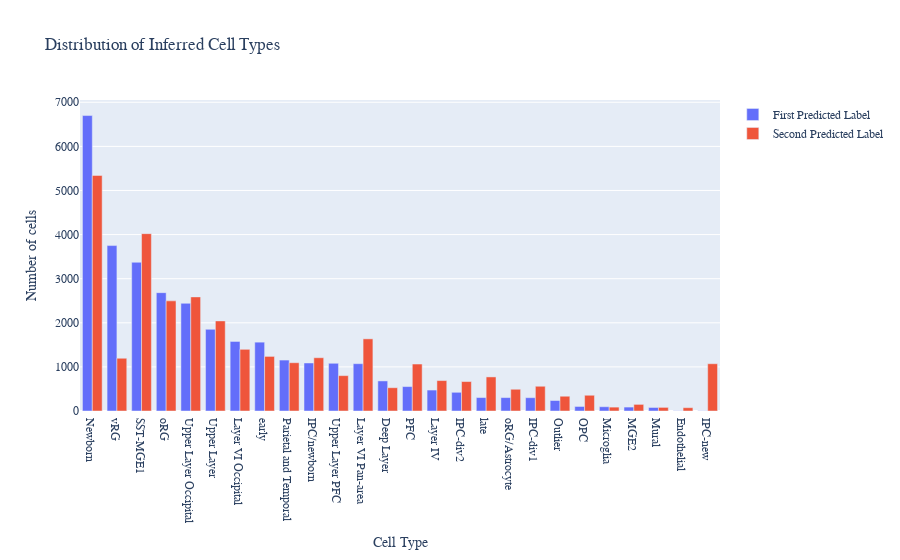

The notebook cell saved with this chart:
### Code cell
first = pd.Series(le.inverse_transform(topk.loc[:, 0])).value_counts()
second = pd.Series(le.inverse_transform(topk.loc[:, 1])).value_counts()

fig = go.Figure(
    data=[
        go.Bar(x=first.index, y=first.values, name='First Predicted Label'),
        go.Bar(x=second.index, y=second.values, name='Second Predicted Label')
    ]
)

fig.update_layout(
    title='Distribution of Inferred Cell Types',
    font_family='Serif',
    xaxis_title='Cell Type',
    yaxis_title='Number of cells',
#     showlegend=False,
    barmode='group'
)

fig.show()
fig.write_image('../../ms-thesis/images/bhaduri_inferred_labels.pdf', scale=3)

### Figure 1 — Plotly figure (JSON) as saved in the notebook; plotly's stock layout.template omitted (floating-point values rounded to 4 significant figures)
{"data": [{"name": "First Predicted Label", "type": "bar", "x": ["Newborn", "vRG", "SST-MGE1", "oRG", "Upper Layer Occipital", "Upper Layer", "Layer VI Occipital", "early", "Parietal and Temporal", "IPC/newborn", "Upper Layer PFC", "Layer VI Pan-area", "Deep Layer", "PFC", "Layer IV", "IPC-div2", "late", "oRG/Astrocyte", "IPC-div1", "Outlier", "OPC", "Microglia", "MGE2", "Mural", "Endothelial", "IPC-new"], "y": [6699, 3751, 3372, 2683, 2442, 1853, 1577, 1561, 1155, 1089, 1082, 1073, 682, 554, 475, 424, 305, 304, 302, 238, 103, 97, 89, 80, 5, 5]}, {"name": "Second Predicted Label", "type": "bar", "x": ["Newborn", "SST-MGE1", "Upper Layer Occipital", "oRG", "Upper Layer", "Layer VI Pan-area", "Layer VI Occipital", "early", "IPC/newborn", "vRG", "Parietal and Temporal", "IPC-new", "PFC", "Upper Layer PFC", "late", "Layer IV", "IPC-div2", "IPC-div1", "Deep Layer", "oRG/Astrocyte", "OPC", "Outlier", "MGE2", "Microglia", "Mural", "Endothelial"], "y": [5341, 4021, 2587, 2497, 2043, 1636, 1399, 1238, 1208, 1196, 1095, 1072, 1065, 802, 773, 690, 668, 561, 528, 493, 357, 335, 150, 88, 82, 75]}], "layout": {"barmode": "group", "font": {"family": "Serif"}, "title": {"text": "Distribution of Inferred Cell Types"}, "xaxis": {"title": {"text": "Cell Type"}}, "yaxis": {"title": {"text": "Number of cells"}}}}
